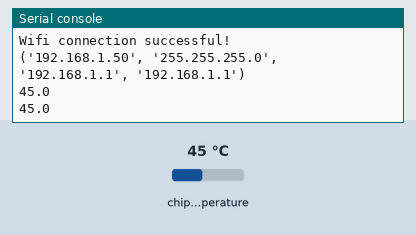
Recording of a program running on a simulated ESP32 board running MicroPython. Shown: the last lines printed to the serial console. Inputs (shaded band) come from the test bench; at power-on: chip temperature 45 °C. WiFi joins after 1.5 s; library files of the repository ran but are not shown: 1 file(s).

Above: at 2.7 s.
2.8 s: chip temperature set to 21 °C
At 4.1 s:
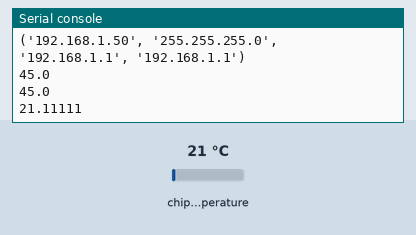
4.3 s: chip temperature set to 35 °C
At 5.3 s:
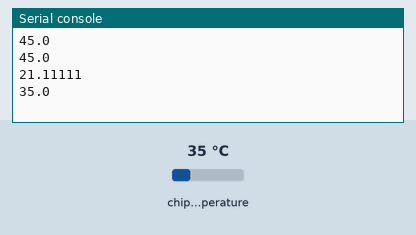
Timing chart, 0 to 7.3 s (numbered marks = the images above; inputs shaded):
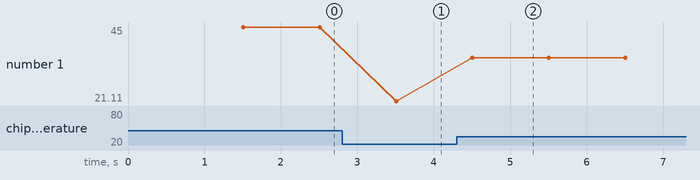

Measured:
- after the input at 2.8 s, the serial console: prints a new line after 0.71 s (image 1)
- after the input at 4.3 s, the serial console: prints a new line after 0.21 s (image 2)
- plotted number 1: 45 → 21.11 after the input at 2.8 s, 21.11 → 35 after the input at 4.3 s

The program:

main.py
```python
import ConnectWifi
import esp32
import time


INTERVAL = 1

def collect_data():
    while True:
        tf = esp32.raw_temperature()
        tc = (tf-32.0)/1.8
        print(tc)
        time.sleep(INTERVAL)


if __name__=="__main__":
    ConnectWifi.connect()
    collect_data()
```

ConnectWifi.py
```python
def connect():
    import network

    SSID = "SSID_NAME"
    PASSWORD = "PASSWORD"

    station = network.WLAN(network.STA_IF)

    if station.isconnected() == True:
        print("Device already connected to the internet")
        return

    station.active(True)
    station.connect(SSID, PASSWORD)

    while station.isconnected() == False:
        pass

    print("Wifi connection successful!")
    print(station.ifconfig())
```
